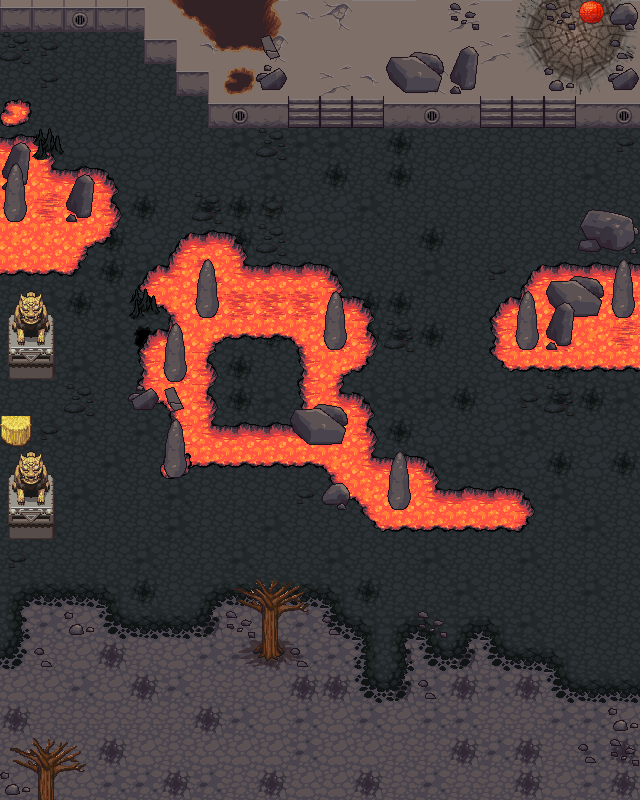

A level layout from a 2D game, rendered from its tile map. Below: a short description, then the map file with tile-grid data replaced by summaries:
An orthogonal 20x25 tile map with 32x32 px tiles, 3 tile layers (Foreground, Spawn, Goal), 5 hidden layers not drawn, 5 tilesets, 1 image layer.

<map version="1.0" orientation="orthogonal" renderorder="right-down" width="20" height="25" tilewidth="32" tileheight="32" nextobjectid="1">
 <tileset firstgid="1" source="Terrain.tsx" />
 <tileset firstgid="1025" name="obj_misk_atlas" tilewidth="32" tileheight="32">
  <image source="obj_misk_atlas.png" width="1024" height="1024" />
 </tileset>
 <tileset firstgid="2049" name="build_atlas" tilewidth="32" tileheight="32">
  <image source="build_atlas.png" width="1024" height="1024" />
 </tileset>
 <tileset firstgid="3073" name="base_out_atlas" tilewidth="32" tileheight="32">
  <image source="base_out_atlas.png" width="1024" height="1024" />
 </tileset>
 <tileset firstgid="4097" name="crater1" tilewidth="32" tileheight="32">
  <image source="crater1.png" width="256" height="256" />
 </tileset>
 <layer name="BG1" width="20" height="25" visible="0">
  <data>[500 cells, 500 non-empty, 9 distinct tile ids]</data>
 </layer>
 <layer name="BG2" width="20" height="25" visible="0">
  <data>[500 cells, 253 non-empty, 51 distinct tile ids]</data>
 </layer>
 <layer name="BG3" width="20" height="25" visible="0">
  <data>[500 cells, 52 non-empty, 36 distinct tile ids]</data>
 </layer>
 <layer name="Buildings" width="20" height="25" visible="0">
  <data>[500 cells, 27 non-empty, 11 distinct tile ids]</data>
 </layer>
 <imagelayer name="Background">
  <image source="map2bg.png" />
 </imagelayer>
 <layer name="Obstacles" width="20" height="25" visible="0">
  <data>[500 cells, 129 non-empty, 1 distinct tile ids]</data>
 </layer>
 <layer name="Foreground" width="20" height="25">
  <data>[500 cells, 21 non-empty, 13 distinct tile ids]</data>
 </layer>
 <layer name="Spawn" width="20" height="25">
  <data>[500 cells, 1 non-empty, 1 distinct tile ids]</data>
 </layer>
 <layer name="Goal" width="20" height="25">
  <data>[500 cells, 1 non-empty, 1 distinct tile ids]</data>
 </layer>
</map>
